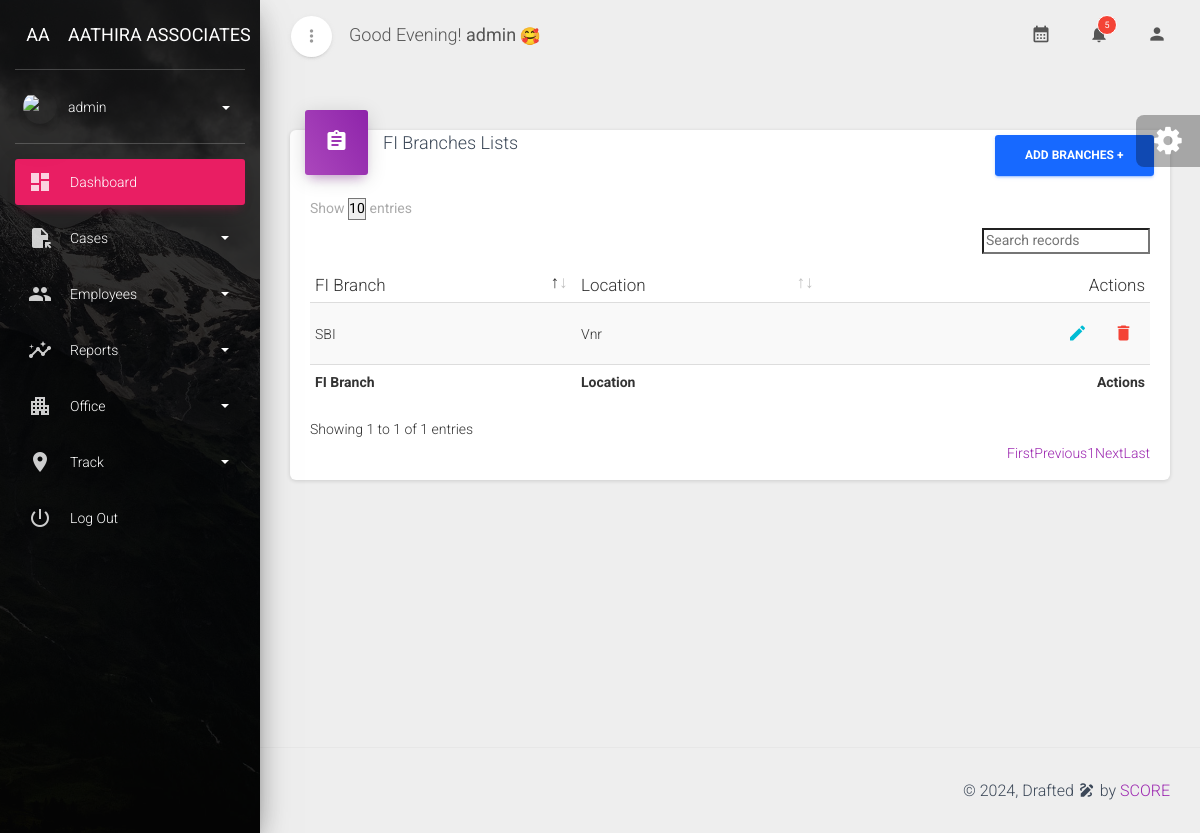
Before: /fiblists/ (signed in) with the older database file.
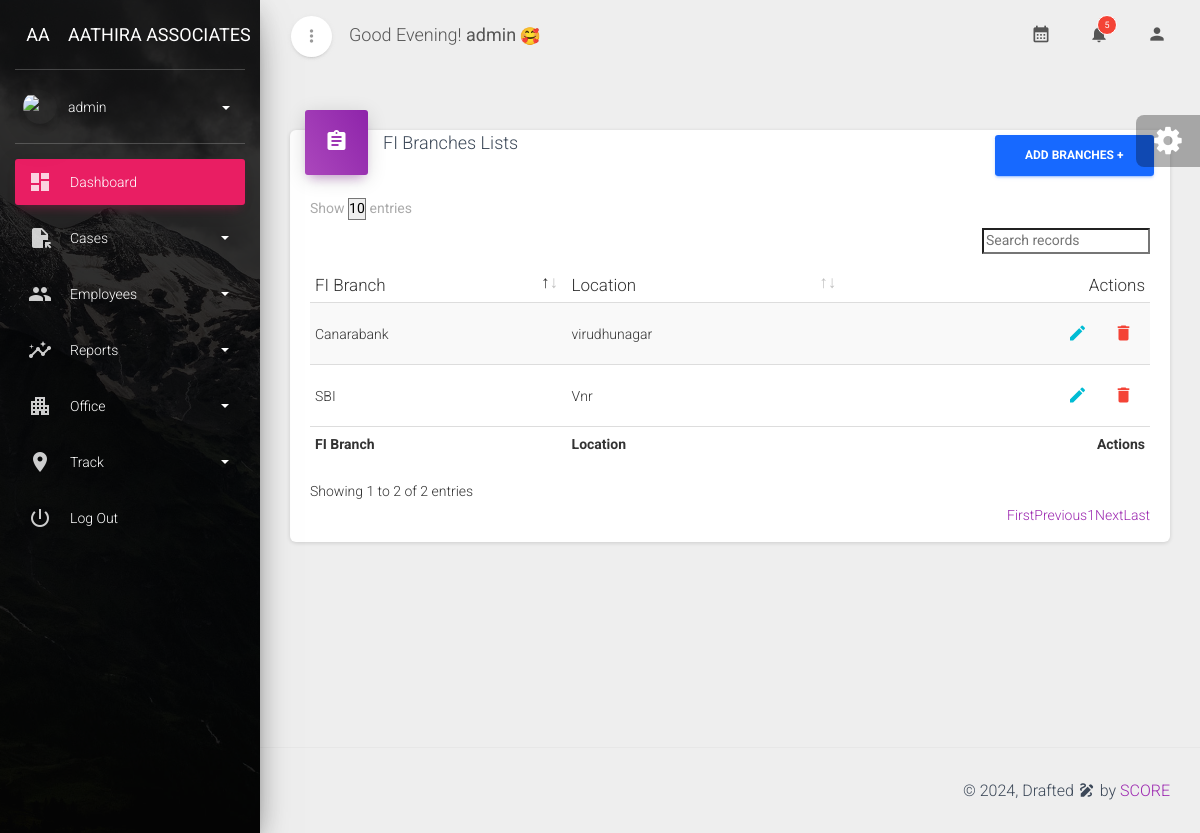
After: the same page with the newer database file.
### pma/models.py (models this page shows)
class FIbranch(models.Model):
    finame=models.CharField(max_length=25)
    location = models.CharField(max_length=100)
    is_active =models.BooleanField(default=True)
    def __str__(self):
        return (self.finame)

### pma/views.py (the view)
# urls.py: path('fiblists/',views.fiblists),
@login_required(login_url='/login')
def fiblists(request):
    fibl=FIbranch.objects.filter(is_active=True)
    print(fibl)
    return render(request,'manager/fibranchlists.html',{'fibl':fibl})

### pma/context_processors.py (called while the page is built)
def greetings(request):
    if 5 <= current_hour < 12:
        greeting = "Good Morning!"
    elif 12 <= current_hour < 17:
        greeting = "Good Afternoon!"
    elif 17 <= current_hour < 21:
        greeting = "Good Evening!"
    else:
        greeting = "Good Night!"
    return {'greeting': greeting,'c_h':current_hour}

### pma/templates/Manager/fibranchlists.html (shortened to what this page needs)
{% extends 'manager/base.html' %}
{% load static %}
{% block content %}
<div class="content">
    <div class="container-fluid">
      <div class="row">
        <div class="col-md-12">
          <div class="card">
            <div class="card-header card-header-primary card-header-icon">
              <div class="card-icon">
                <i class="material-icons">assignment</i>
              </div>
              <h4 class="card-title d-inline" style="padding-top: 2px;">FI Branches Lists</h4>
              <button class="d-inline btn btn-behance float-right" onclick="location.href='/createfibranch'"><b>Add Branches +</b></button>
            </div>
            <div class="card-body">
              <div class="material-datatables">
                <table id="datatables" class="table table-striped table-no-bordered table-hover" cellspacing="0" width="100%" style="width:100%">
                  <thead>
                    <tr>
                      <th>FI Branch</th>
                      <th>Location</th>
                      <th class="disabled-sorting text-right">Actions</th>
                    </tr>
                  </thead>
                  <tfoot>
                    <tr>
                        <th>FI Branch</th>
                        <th>Location</th>
                        <th class="disabled-sorting text-right">Actions</th>
                      </tr>
                  </tfoot>
                  <tbody>
                    <tr>
                      {% for i in fibl %}
                      <td>{{i.finame}}</td>
                      <td>{{i.location}}</td>
                      <td class="text-right">
                        <a href="#" class="btn btn-link btn-info btn-just-icon like"><i class="material-icons">mode_edit</i></a>
                        <a href="#" class="btn btn-link btn-danger btn-just-icon remove"><i class="material-icons">delete</i></a>
                      </td>
                    </tr>
                    {% endfor %}
                  </tbody>
                </table>
              </div>
            </div>
          </div>
        </div>
      </div>
    </div>
  </div>
{% endblock %}

Changed rows visible on the page:
added FIbranch: finame "Canarabank", location "virudhunagar"
Other visible differences:
text written by a page script: "Show entries Showing 1 to 1 of 1 entries First Previous 1 Next Last" → "Show entries Showing 1 to 2 of 2 entries First Previous 1 Next Last"
